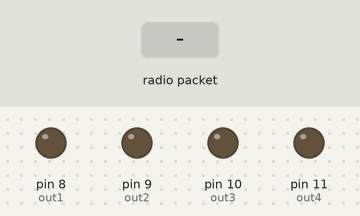
Simulated run of this sketch. Board: Arduino Uno, built with avr-gcc and run on an emulated ATmega328P. Parts: output pins drawn as LEDs (lit = HIGH). The inputs (shaded band) are chosen by the test bench. No radio packets arrive unless stated.

Above: at 1.2 s.
1.3 s: radio packet "1" arrives
At 1.6 s:
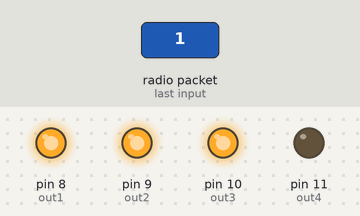
2.8 s: radio packet "2" arrives
At 4.0 s:
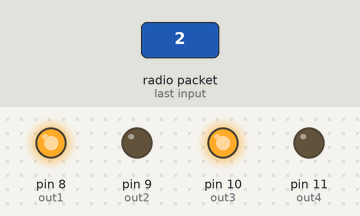
4.3 s: radio packet "3" arrives
At 5.1 s:
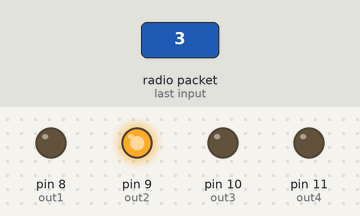
5.8 s: radio packet "4" arrives
At 6.3 s:
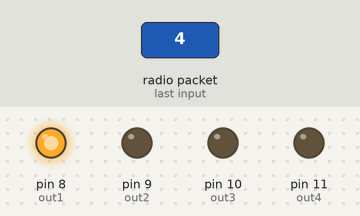
7.3 s: radio packet "5" arrives
At 8.7 s:
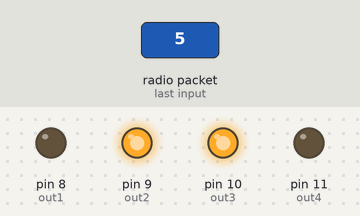
Timing chart, 0 to 9.9 s (numbered marks = the images above; inputs shaded):
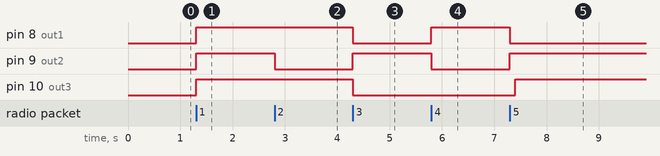

Measured:
- after the input at 1.3 s, pin 8 (out1), pin 9 (out2), pin 10 (out3): LOW → HIGH at once
- after the input at 2.8 s, pin 9 (out2): HIGH → LOW at once
- after the input at 4.3 s, pin 8 (out1), pin 10 (out3): HIGH → LOW at once; pin 9 (out2): LOW → HIGH at once
- after the input at 5.8 s, pin 8 (out1): LOW → HIGH at once; pin 9 (out2): HIGH → LOW at once
- after the input at 7.3 s, pin 8 (out1): HIGH → LOW at once; pin 9 (out2): LOW → HIGH at once; pin 10 (out3): LOW → HIGH after 0.10 s

The sketch:

gesture_control_robot_finalRECV.ino
```cpp
#include <VirtualWire.h>

 void forward()
     {
      digitalWrite(8,HIGH);
      digitalWrite(9,LOW);
      digitalWrite(10,HIGH);
      digitalWrite(12,LOW);
      }
      void backward()
      {
        digitalWrite(8,LOW);
        digitalWrite(9,HIGH);
        digitalWrite(10,LOW);
        digitalWrite(12,HIGH);
        }
      void left()
      {
        digitalWrite(8,HIGH);
        digitalWrite(9,LOW);
       delay(100);
        digitalWrite(10,LOW);
        digitalWrite(12,HIGH);
        }
      void right()
      {
        digitalWrite(8,LOW);
      digitalWrite(9,HIGH);
      delay(100);
      digitalWrite(10,HIGH);
      digitalWrite(12,LOW);
        }
      void stopcar()
      {
          digitalWrite(8,HIGH);
          digitalWrite(9,HIGH);
          digitalWrite(10,HIGH);
      digitalWrite(12,HIGH);
      }


int out1=8;
int out2=9;
int out3=10;
int out4=11;
//pin12 of  mod
void setup(){

vw_set_ptt_inverted(true); // Required for DR3100
vw_set_rx_pin(12);
vw_setup(4000); // Bits per sec
vw_rx_start(); // Start the receiver PLL running
  pinMode(out1,OUTPUT);
  pinMode(out2,OUTPUT);
  pinMode(out3,OUTPUT);
  pinMode(out4,OUTPUT);
}
void loop()
{

  uint8_t buf[VW_MAX_MESSAGE_LEN];
uint8_t buflen = VW_MAX_MESSAGE_LEN;
if (vw_get_message(buf, &buflen))
{
  if(buf[0]=='1')
  {
stopcar();}
else if(buf[0]=='2')
  {
forward();
}
else if(buf[0]=='3')
  {
backward();
}
else if(buf[0]=='4')
  {
left();
}
else if(buf[0]=='5')
  {
right();
}
  }

  }
```
